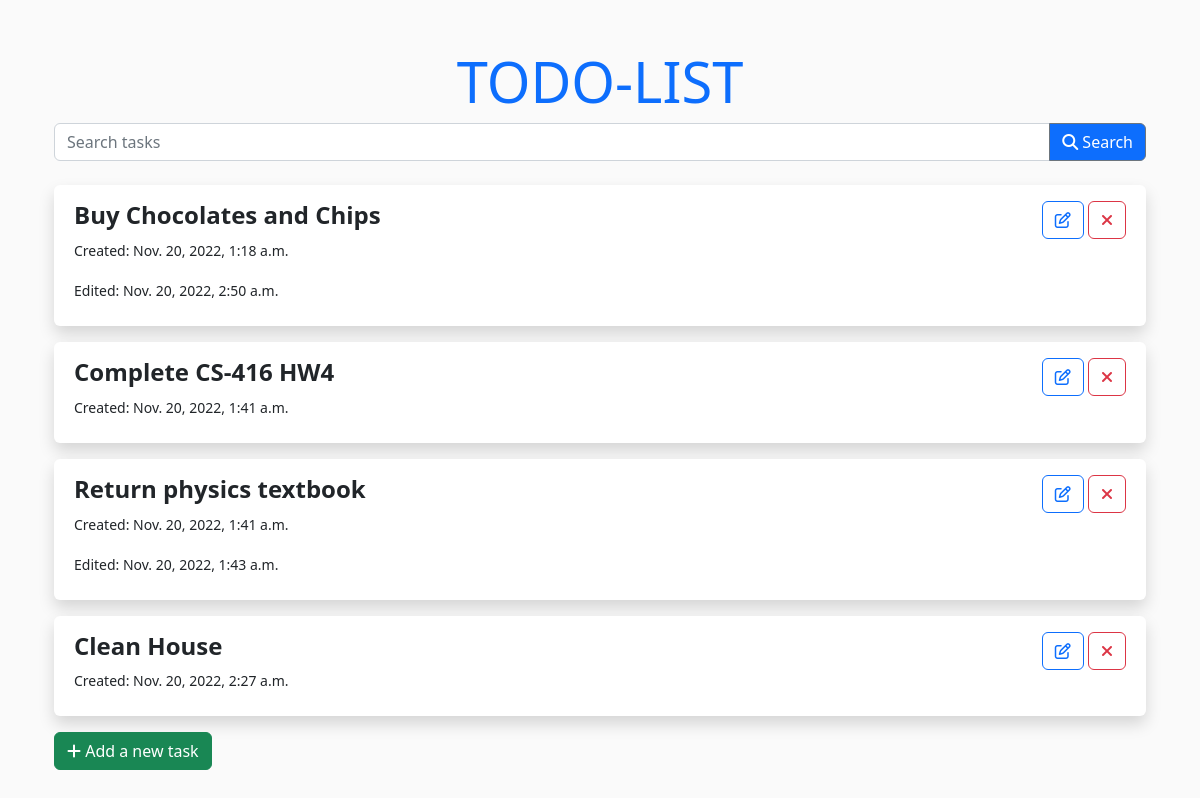
Before: / with the older database file.
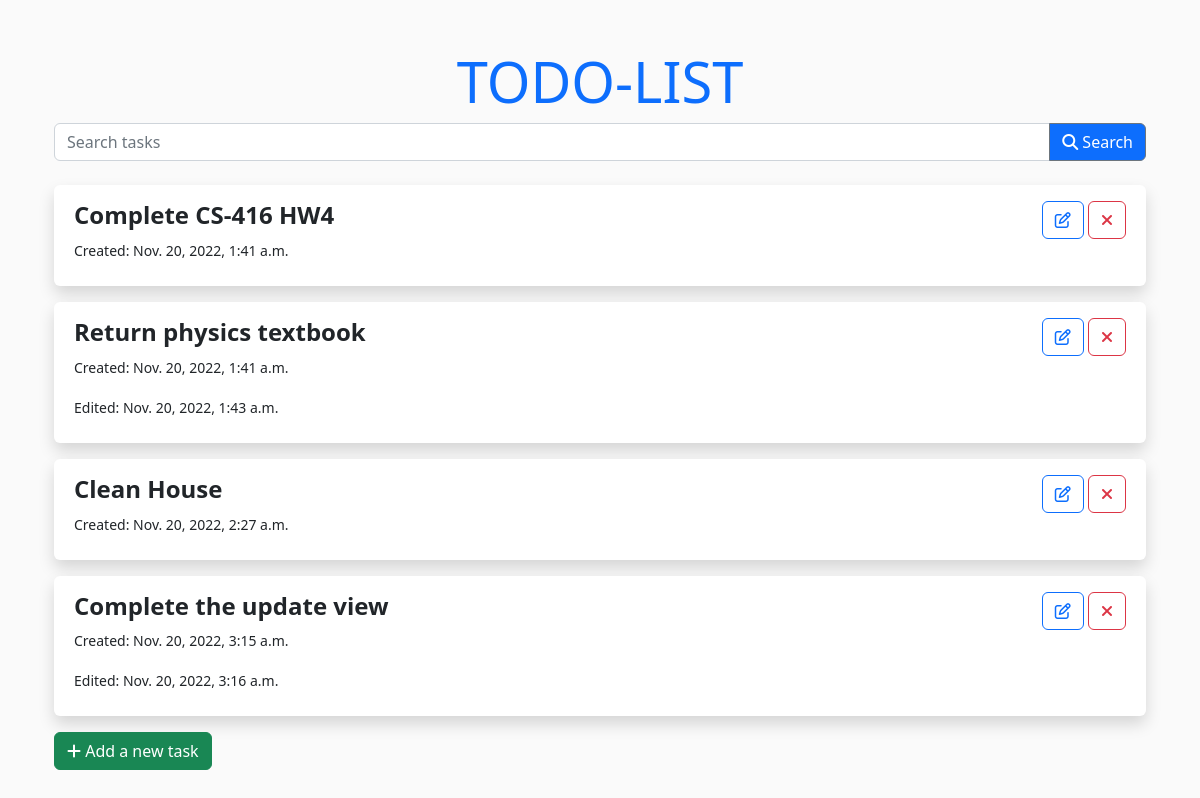
After: the same page with the newer database file.
### TodoList/models.py (models this page shows)
class Todo(models.Model):
    task_name = models.CharField(max_length=200)
    created_at = models.DateTimeField(auto_now_add=True)
    updated_at = models.DateTimeField(auto_now=True, blank=True)

### TodoList/views.py (the view)
# urls.py: path('', views.index, name="show_tasks"),
def index(request):
    tasks = Todo.objects.all()
    context = {'tasks': tasks}
    return render(request, 'TodoList/index.html', context)

### templates/TodoList/index.html (shortened to what this page needs)
{% extends 'TodoList/base.html' %}
{% block body %}
    <div class="container">
        <a href="{% url 'show_tasks' %}" class="text-decoration-none"> <h1 class="display-4">TODO-LIST</h1> </a>
        <form action="{% url 'search_task' %}" method="get">
            <div class="input-group mb-4">
                <form action="" method="get">
                    <input type="text" class="form-control" placeholder="Search tasks" name="search-term" aria-label="task" aria-describedby="button-addon2">
                    <button class="btn btn-outline-secondary btn-primary text-white" type="submit" id="button-addon2">
                        <i class="fa-sharp fa-solid fa-magnifying-glass"></i> Search
                    </button>
                </form>
            </div>
        </form>
        {% for task in tasks %}
            <div class="row justify-content-center bg-white rounded shadow mx-auto my-3 pt-3 pb-2 px-2">
                <div class="col-12 col-md-8 text-start">
                    <h1 class="fw-bold fs-4">{{ task.task_name }}</h1>
                    <p><small>Created: {{ task.created_at }}</small></p>
                    {% if task.updated_at > task.created_at %}
                        <p><small>Edited: {{ task.updated_at }}</small></p>
                    {% endif %}
                </div>
                <div class="col-12 col-md-4 text-md-end text-start">
                    <a class="btn btn-outline-primary" href="{% url 'update_task' task.id %}"> <i class="fa-regular fa-pen-to-square"></i> </a>
                    <a class="btn btn-outline-danger" href="{% url 'delete_task' task.id %}"> <i class="fa-solid fa-xmark"></i> </a>
                </div>
            </div>
        {% empty %}
            <h3 class="text-start">No items found with your search term, or there is no todo added yet.</h3>
        {% endfor %}
    </div>
    <div class="container text-start my-3">
        <a class="btn btn-success text-start" href="{% url 'add_task' %}" role="button"> <i class="fa-sharp fa-solid fa-plus"></i> Add a new task</a>
    </div>
{% endblock %}

### templates/TodoList/base.html (shortened to what this page needs)
{% load static %}
<!DOCTYPE html>
<html lang="en">
<head>
    <link href="https://cdn.jsdelivr.net/npm/bootstrap@5.2.2/dist/css/bootstrap.min.css" rel="stylesheet">
    <link rel="stylesheet" href="{% static 'css/styles.css' %}">
    <link rel="stylesheet" href="https://cdnjs.cloudflare.com/ajax/libs/font-awesome/6.2.1/css/all.min.css" />
</head>
<body>
<div class="container text-center my-5">
    {% block body %}
    {% endblock %}
</div>
</body>
</html>

### static/css/styles.css (style rules this page uses)
body { background-color: #fafafa; }

Changed rows visible on the page:
removed Todo: task_name "Buy Chocolates and Chips", created_at "Nov. 20, 2022, 1:18 a.m.", updated_at "Nov. 20, 2022, 2:50 a.m."
added Todo: task_name "Complete the update view", created_at "Nov. 20, 2022, 3:15 a.m.", updated_at "Nov. 20, 2022, 3:16 a.m."
